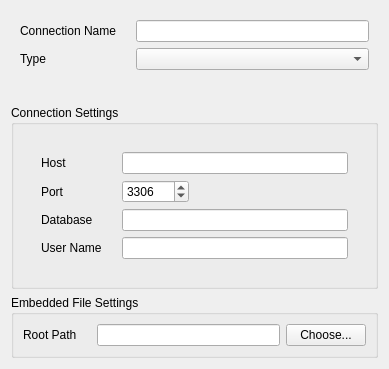
<?xml version="1.0" encoding="UTF-8"?>
<ui version="4.0">
 <class>ConnectionEditWidget</class>
 <widget class="QWidget" name="ConnectionEditWidget">
  <property name="geometry">
   <rect>
    <x>0</x>
    <y>0</y>
    <width>389</width>
    <height>355</height>
   </rect>
  </property>
  <property name="windowTitle">
   <string notr="true"/>
  </property>
  <layout class="QVBoxLayout" name="verticalLayout" stretch="0,0,0,0,1">
   <item>
    <widget class="QWidget" name="widget_4" native="true">
     <property name="sizePolicy">
      <sizepolicy hsizetype="Preferred" vsizetype="Preferred">
       <horstretch>0</horstretch>
       <verstretch>0</verstretch>
      </sizepolicy>
     </property>
     <layout class="QFormLayout" name="formLayout">
      <property name="horizontalSpacing">
       <number>20</number>
      </property>
      <item row="0" column="0">
       <widget class="QLabel" name="label">
        <property name="text">
         <string>Connection Name</string>
        </property>
       </widget>
      </item>
      <item row="0" column="1">
       <widget class="QLineEdit" name="connNameField">
        <property name="enabled">
         <bool>true</bool>
        </property>
       </widget>
      </item>
      <item row="1" column="0">
       <widget class="QLabel" name="label_5">
        <property name="text">
         <string>Type</string>
        </property>
       </widget>
      </item>
      <item row="1" column="1">
       <widget class="QComboBox" name="connTypeBox"/>
      </item>
     </layout>
    </widget>
   </item>
   <item>
    <spacer name="verticalSpacer_2">
     <property name="orientation">
      <enum>Qt::Vertical</enum>
     </property>
     <property name="sizeType">
      <enum>QSizePolicy::Fixed</enum>
     </property>
     <property name="sizeHint" stdset="0">
      <size>
       <width>20</width>
       <height>20</height>
      </size>
     </property>
    </spacer>
   </item>
   <item>
    <widget class="QGroupBox" name="groupBox">
     <property name="title">
      <string>Connection Settings</string>
     </property>
     <layout class="QVBoxLayout" name="verticalLayout_4">
      <item>
       <widget class="QStackedWidget" name="connStackWidget">
        <property name="currentIndex">
         <number>0</number>
        </property>
        <widget class="QWidget" name="page_3">
         <layout class="QVBoxLayout" name="verticalLayout_5">
          <item>
           <widget class="QWidget" name="widget_6" native="true">
            <layout class="QFormLayout" name="formLayout_3">
             <property name="fieldGrowthPolicy">
              <enum>QFormLayout::ExpandingFieldsGrow</enum>
             </property>
             <property name="horizontalSpacing">
              <number>20</number>
             </property>
             <item row="0" column="0">
              <widget class="QLabel" name="label_2">
               <property name="text">
                <string>Host</string>
               </property>
              </widget>
             </item>
             <item row="0" column="1">
              <widget class="QLineEdit" name="connServerField"/>
             </item>
             <item row="1" column="0">
              <widget class="QLabel" name="label_3">
               <property name="text">
                <string>Port</string>
               </property>
              </widget>
             </item>
             <item row="1" column="1">
              <widget class="QSpinBox" name="connPortField">
               <property name="maximum">
                <number>999999</number>
               </property>
               <property name="value">
                <number>3306</number>
               </property>
              </widget>
             </item>
             <item row="2" column="0">
              <widget class="QLabel" name="label_7">
               <property name="text">
                <string>Database</string>
               </property>
              </widget>
             </item>
             <item row="2" column="1">
              <widget class="QLineEdit" name="connDbField"/>
             </item>
             <item row="3" column="0">
              <widget class="QLabel" name="label_4">
               <property name="text">
                <string>User Name</string>
               </property>
              </widget>
             </item>
             <item row="3" column="1">
              <widget class="QLineEdit" name="connUserField"/>
             </item>
            </layout>
           </widget>
          </item>
         </layout>
        </widget>
        <widget class="QWidget" name="page_4">
         <layout class="QFormLayout" name="formLayout_2">
          <property name="fieldGrowthPolicy">
           <enum>QFormLayout::ExpandingFieldsGrow</enum>
          </property>
          <property name="horizontalSpacing">
           <number>20</number>
          </property>
          <item row="0" column="0">
           <widget class="QLabel" name="label_6">
            <property name="text">
             <string>Database File</string>
            </property>
           </widget>
          </item>
          <item row="0" column="1">
           <widget class="QWidget" name="widget_7" native="true">
            <layout class="QHBoxLayout" name="horizontalLayout_4">
             <property name="margin">
              <number>0</number>
             </property>
             <item>
              <widget class="QLineEdit" name="connSqliteFileField"/>
             </item>
             <item>
              <widget class="QPushButton" name="connSqliteChooseButton">
               <property name="text">
                <string>Choose...</string>
               </property>
              </widget>
             </item>
            </layout>
           </widget>
          </item>
         </layout>
        </widget>
       </widget>
      </item>
     </layout>
    </widget>
   </item>
   <item>
    <widget class="QGroupBox" name="groupBox_2">
     <property name="title">
      <string>Embedded File Settings</string>
     </property>
     <layout class="QFormLayout" name="formLayout_5">
      <property name="horizontalSpacing">
       <number>20</number>
      </property>
      <item row="0" column="0">
       <widget class="QLabel" name="label_9">
        <property name="text">
         <string>Root Path</string>
        </property>
       </widget>
      </item>
      <item row="0" column="1">
       <widget class="QWidget" name="widget_9" native="true">
        <layout class="QHBoxLayout" name="horizontalLayout_2">
         <property name="margin">
          <number>0</number>
         </property>
         <item>
          <widget class="QLineEdit" name="connFileRootField"/>
         </item>
         <item>
          <widget class="QPushButton" name="connFileRootChooseButton">
           <property name="text">
            <string>Choose...</string>
           </property>
          </widget>
         </item>
        </layout>
       </widget>
      </item>
     </layout>
    </widget>
   </item>
   <item>
    <spacer name="verticalSpacer">
     <property name="orientation">
      <enum>Qt::Vertical</enum>
     </property>
     <property name="sizeType">
      <enum>QSizePolicy::Expanding</enum>
     </property>
     <property name="sizeHint" stdset="0">
      <size>
       <width>20</width>
       <height>40</height>
      </size>
     </property>
    </spacer>
   </item>
  </layout>
 </widget>
 <resources/>
 <connections/>
</ui>
